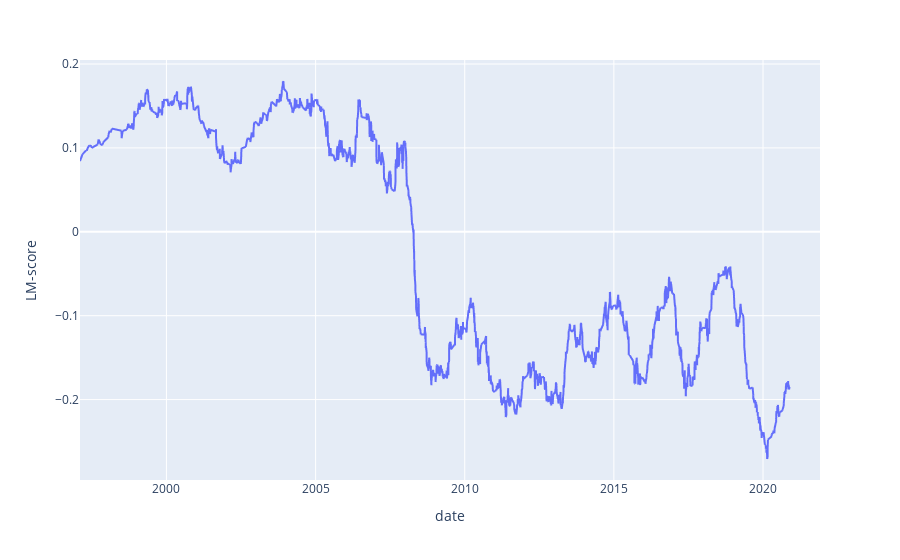

Source (notebook cell):
### Code cell
#pour demander un input de la période
#val=int(input("Période en jours de la moyenne mobile :"))

val=90
fig=df.rolling(val, on="date").mean().plot(x="date",y="LM-score",backend='plotly')
fig.show()

### Figure 1 — Plotly figure (JSON) as saved in the notebook; plotly's stock layout.template omitted (floating-point values rounded to 4 significant figures; data arrays with more than 128 entries replaced by an {"elided": "..."} marker saying what was removed)
{"data": [{"hovertemplate": "date=%{x}<br>LM-score=%{y}<extra></extra>", "legendgroup": "", "line": {"color": "#636efa", "dash": "solid"}, "marker": {"symbol": "circle"}, "mode": "lines", "name": "", "showlegend": false, "type": "scattergl", "x": {"elided": "2330 str values"}, "xaxis": "x", "y": {"elided": "2330 float values"}, "yaxis": "y"}], "layout": {"autosize": true, "legend": {"tracegroupgap": 0}, "margin": {"t": 60}, "xaxis": {"anchor": "y", "autorange": true, "domain": [0, 1], "range": ["1997-02-07", "2021-11-29"], "title": {"text": "date"}, "type": "date"}, "yaxis": {"anchor": "x", "autorange": true, "domain": [0, 1], "range": [-0.2959, 0.2048], "title": {"text": "LM-score"}, "type": "linear"}}}
